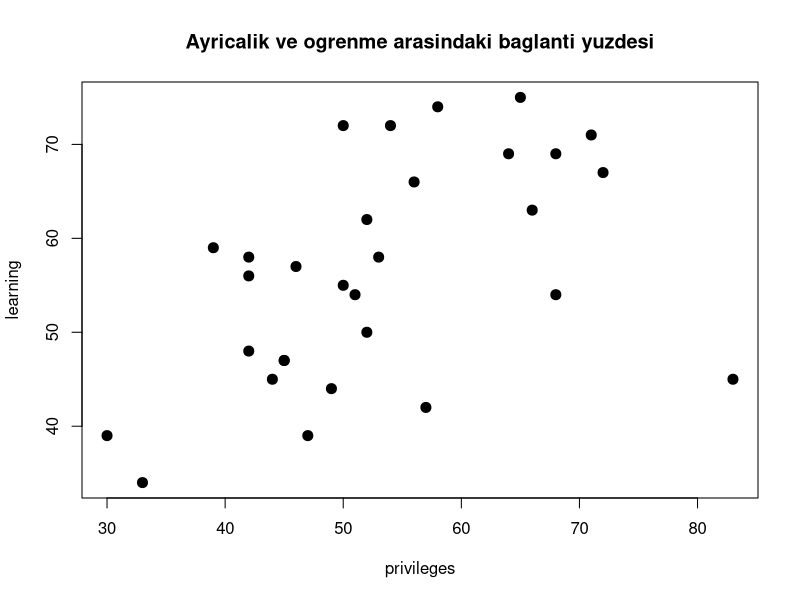
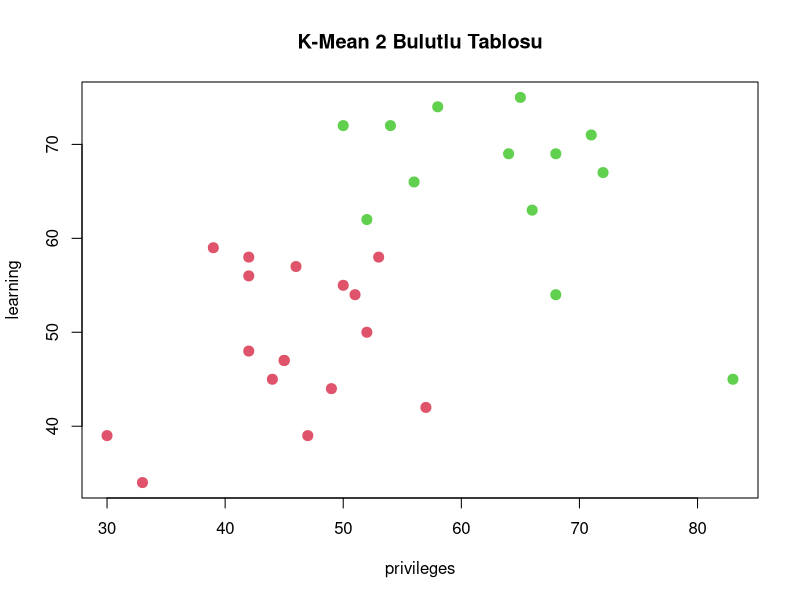

Here is the R script that generated these plots, in order:
library(datasets)
str(attitude)
summary(attitude)
dat = attitude[,c(3,4)]
plot(dat, main = "Ayricalik ve ogrenme arasindaki baglanti yuzdesi", pch =20, cex =2)
set.seed(7)
km1 = kmeans(dat, 2, nstart=100)
plot(dat, col =(km1$cluster +1) , main="K-Mean 2 Bulutlu Tablosu", pch=20, cex=2) 

